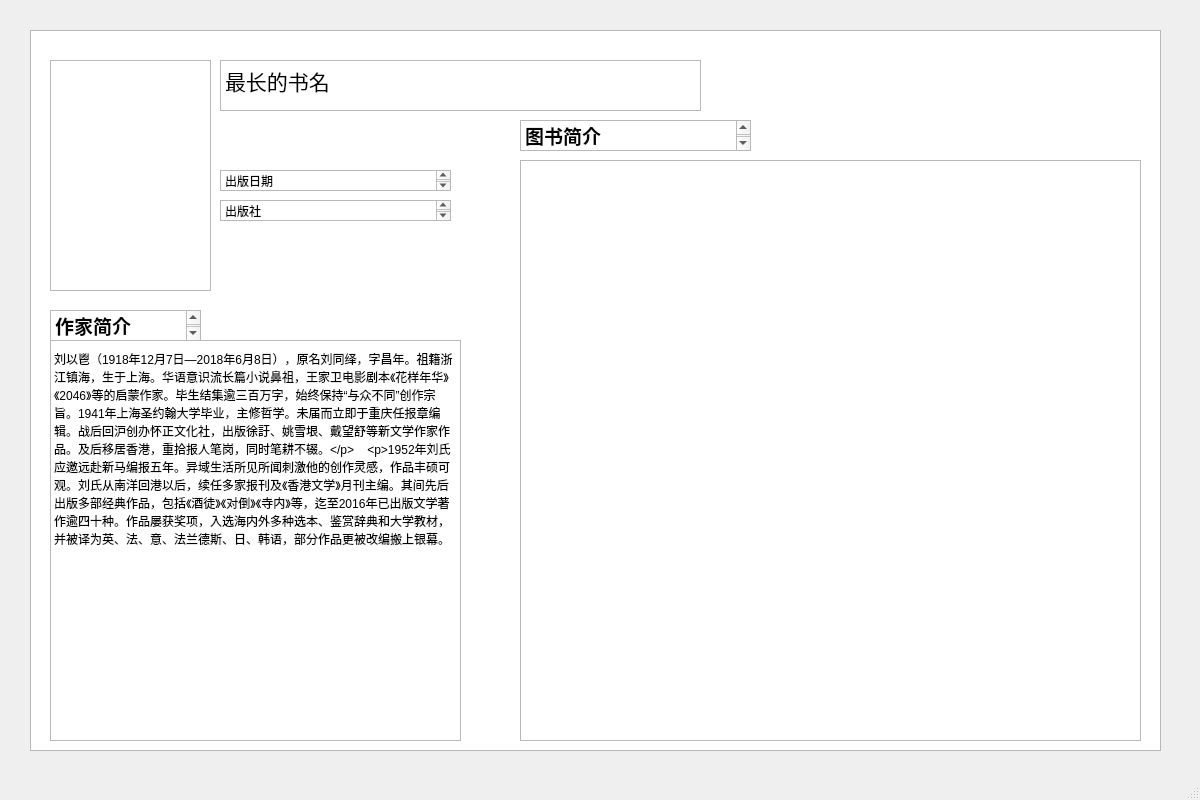
<?xml version="1.0" encoding="UTF-8"?>
<ui version="4.0">
 <class>MainWindow</class>
 <widget class="QMainWindow" name="MainWindow">
  <property name="geometry">
   <rect>
    <x>0</x>
    <y>0</y>
    <width>1200</width>
    <height>800</height>
   </rect>
  </property>
  <property name="windowTitle">
   <string>MainWindow</string>
  </property>
  <widget class="QWidget" name="centralwidget">
   <widget class="QTextBrowser" name="textBrowser">
    <property name="geometry">
     <rect>
      <x>30</x>
      <y>30</y>
      <width>1131</width>
      <height>721</height>
     </rect>
    </property>
   </widget>
   <widget class="QGraphicsView" name="graphicsView">
    <property name="geometry">
     <rect>
      <x>50</x>
      <y>60</y>
      <width>161</width>
      <height>231</height>
     </rect>
    </property>
   </widget>
   <widget class="QListWidget" name="listWidget">
    <property name="geometry">
     <rect>
      <x>50</x>
      <y>340</y>
      <width>411</width>
      <height>401</height>
     </rect>
    </property>
    <property name="iconSize">
     <size>
      <width>100</width>
      <height>0</height>
     </size>
    </property>
    <property name="textElideMode">
     <enum>Qt::ElideLeft</enum>
    </property>
    <property name="wordWrap">
     <bool>true</bool>
    </property>
    <item>
     <property name="text">
      <string>刘以鬯（1918年12月7日—2018年6月8日），原名刘同绎，字昌年。祖籍浙江镇海，生于上海。华语意识流长篇小说鼻祖，王家卫电影剧本《花样年华》《2046》等的启蒙作家。毕生结集逾三百万字，始终保持“与众不同”创作宗旨。1941年上海圣约翰大学毕业，主修哲学。未届而立即于重庆任报章编辑。战后回沪创办怀正文化社，出版徐訏、姚雪垠、戴望舒等新文学作家作品。及后移居香港，重拾报人笔岗，同时笔耕不辍。&lt;/p&gt;    &lt;p&gt;1952年刘氏应邀远赴新马编报五年。异域生活所见所闻刺激他的创作灵感，作品丰硕可观。刘氏从南洋回港以后，续任多家报刊及《香港文学》月刊主编。其间先后出版多部经典作品，包括《酒徒》《对倒》《寺内》等，迄至2016年已出版文学著作逾四十种。作品屡获奖项，入选海内外多种选本、鉴赏辞典和大学教材，并被译为英、法、意、法兰德斯、日、韩语，部分作品更被改编搬上银幕。</string>
     </property>
    </item>
   </widget>
   <widget class="QTextBrowser" name="textBrowser_2">
    <property name="geometry">
     <rect>
      <x>50</x>
      <y>310</y>
      <width>151</width>
      <height>31</height>
     </rect>
    </property>
    <property name="html">
     <string>&lt;!DOCTYPE HTML PUBLIC &quot;-//W3C//DTD HTML 4.0//EN&quot; &quot;http://www.w3.org/TR/REC-html40/strict.dtd&quot;&gt;
&lt;html&gt;&lt;head&gt;&lt;meta name=&quot;qrichtext&quot; content=&quot;1&quot; /&gt;&lt;style type=&quot;text/css&quot;&gt;
p, li { white-space: pre-wrap; }
&lt;/style&gt;&lt;/head&gt;&lt;body style=&quot; font-family:'SimSun'; font-size:9pt; font-weight:400; font-style:normal;&quot;&gt;
&lt;p style=&quot; margin-top:0px; margin-bottom:0px; margin-left:0px; margin-right:0px; -qt-block-indent:0; text-indent:0px;&quot;&gt;&lt;span style=&quot; font-size:14pt; font-weight:600;&quot;&gt;作家简介&lt;/span&gt;&lt;/p&gt;&lt;/body&gt;&lt;/html&gt;</string>
    </property>
   </widget>
   <widget class="QTextBrowser" name="textBrowser_3">
    <property name="geometry">
     <rect>
      <x>220</x>
      <y>60</y>
      <width>481</width>
      <height>51</height>
     </rect>
    </property>
    <property name="html">
     <string>&lt;!DOCTYPE HTML PUBLIC &quot;-//W3C//DTD HTML 4.0//EN&quot; &quot;http://www.w3.org/TR/REC-html40/strict.dtd&quot;&gt;
&lt;html&gt;&lt;head&gt;&lt;meta name=&quot;qrichtext&quot; content=&quot;1&quot; /&gt;&lt;style type=&quot;text/css&quot;&gt;
p, li { white-space: pre-wrap; }
&lt;/style&gt;&lt;/head&gt;&lt;body style=&quot; font-family:'SimSun'; font-size:9pt; font-weight:400; font-style:normal;&quot;&gt;
&lt;p style=&quot; margin-top:0px; margin-bottom:0px; margin-left:0px; margin-right:0px; -qt-block-indent:0; text-indent:0px;&quot;&gt;&lt;span style=&quot; font-size:16pt;&quot;&gt;最长的书名&lt;/span&gt;&lt;/p&gt;&lt;/body&gt;&lt;/html&gt;</string>
    </property>
   </widget>
   <widget class="QTextBrowser" name="textBrowser_4">
    <property name="geometry">
     <rect>
      <x>220</x>
      <y>170</y>
      <width>231</width>
      <height>21</height>
     </rect>
    </property>
    <property name="html">
     <string>&lt;!DOCTYPE HTML PUBLIC &quot;-//W3C//DTD HTML 4.0//EN&quot; &quot;http://www.w3.org/TR/REC-html40/strict.dtd&quot;&gt;
&lt;html&gt;&lt;head&gt;&lt;meta name=&quot;qrichtext&quot; content=&quot;1&quot; /&gt;&lt;style type=&quot;text/css&quot;&gt;
p, li { white-space: pre-wrap; }
&lt;/style&gt;&lt;/head&gt;&lt;body style=&quot; font-family:'SimSun'; font-size:9pt; font-weight:400; font-style:normal;&quot;&gt;
&lt;p style=&quot; margin-top:0px; margin-bottom:0px; margin-left:0px; margin-right:0px; -qt-block-indent:0; text-indent:0px;&quot;&gt;出版日期&lt;/p&gt;&lt;/body&gt;&lt;/html&gt;</string>
    </property>
   </widget>
   <widget class="QTextBrowser" name="textBrowser_5">
    <property name="geometry">
     <rect>
      <x>220</x>
      <y>200</y>
      <width>231</width>
      <height>21</height>
     </rect>
    </property>
    <property name="html">
     <string>&lt;!DOCTYPE HTML PUBLIC &quot;-//W3C//DTD HTML 4.0//EN&quot; &quot;http://www.w3.org/TR/REC-html40/strict.dtd&quot;&gt;
&lt;html&gt;&lt;head&gt;&lt;meta name=&quot;qrichtext&quot; content=&quot;1&quot; /&gt;&lt;style type=&quot;text/css&quot;&gt;
p, li { white-space: pre-wrap; }
&lt;/style&gt;&lt;/head&gt;&lt;body style=&quot; font-family:'SimSun'; font-size:9pt; font-weight:400; font-style:normal;&quot;&gt;
&lt;p style=&quot; margin-top:0px; margin-bottom:0px; margin-left:0px; margin-right:0px; -qt-block-indent:0; text-indent:0px;&quot;&gt;出版社&lt;/p&gt;&lt;/body&gt;&lt;/html&gt;</string>
    </property>
   </widget>
   <widget class="QListWidget" name="listWidget_2">
    <property name="geometry">
     <rect>
      <x>520</x>
      <y>160</y>
      <width>621</width>
      <height>581</height>
     </rect>
    </property>
   </widget>
   <widget class="QTextBrowser" name="textBrowser_6">
    <property name="geometry">
     <rect>
      <x>520</x>
      <y>120</y>
      <width>231</width>
      <height>31</height>
     </rect>
    </property>
    <property name="html">
     <string>&lt;!DOCTYPE HTML PUBLIC &quot;-//W3C//DTD HTML 4.0//EN&quot; &quot;http://www.w3.org/TR/REC-html40/strict.dtd&quot;&gt;
&lt;html&gt;&lt;head&gt;&lt;meta name=&quot;qrichtext&quot; content=&quot;1&quot; /&gt;&lt;style type=&quot;text/css&quot;&gt;
p, li { white-space: pre-wrap; }
&lt;/style&gt;&lt;/head&gt;&lt;body style=&quot; font-family:'SimSun'; font-size:9pt; font-weight:400; font-style:normal;&quot;&gt;
&lt;p style=&quot; margin-top:0px; margin-bottom:0px; margin-left:0px; margin-right:0px; -qt-block-indent:0; text-indent:0px;&quot;&gt;&lt;span style=&quot; font-size:14pt; font-weight:600;&quot;&gt;图书简介&lt;/span&gt;&lt;/p&gt;&lt;/body&gt;&lt;/html&gt;</string>
    </property>
   </widget>
  </widget>
  <widget class="QMenuBar" name="menubar">
   <property name="geometry">
    <rect>
     <x>0</x>
     <y>0</y>
     <width>1200</width>
     <height>26</height>
    </rect>
   </property>
  </widget>
  <widget class="QStatusBar" name="statusbar"/>
 </widget>
 <resources/>
 <connections/>
</ui>
